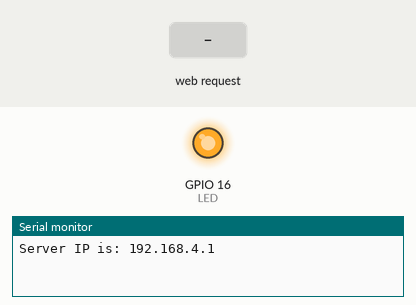
Simulated run of this sketch. Board: ESP8266 (Wemos D1 mini). Shown: output pins drawn as LEDs (lit = HIGH), the last lines printed to the serial monitor. Inputs (shaded band) come from the test bench.

Above: at 1.2 s.
1.3 s: HTTP request GET /ON received
At 3.5 s:
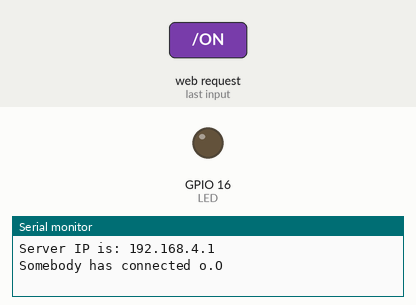
3.8 s: HTTP request GET /OFF received
At 5.6 s:
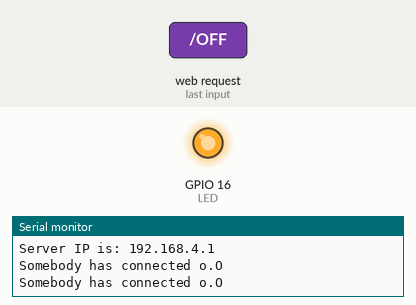
Timing chart, 0 to 7.1 s (numbered marks = the images above; inputs shaded):
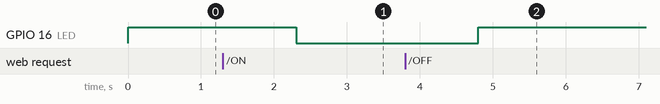

The sketch:

_5_wemos_soft_ap.ino
```cpp
/*
 * Ok this step will be to setup an LED on GPIO 16 then handle
 * the code so that we can turn the LED on and off via the
 * web browser.
 */
#include <ESP8266WiFi.h>

WiFiServer server(80); //Initializing the AP access port

int LED = 16;//Declare the LED to 16 used in the setup loop.

void setup()
{
  WiFi.mode(WIFI_AP); //This is making the WeMos an actuall
  //Access Point sort of a mini router so that
  //you can coonect to as you would your home wifi.

  WiFi.softAP("WeMosD1", "test1234"); //SSID you should be looking
  //for on you wifi access list and the password (no shorter then
  //8 charaters long

  server.begin(); //Starts the HTTP server you just set up.
  //The default IP address for the soft access point is set
  //to 192.168.4.1

  Serial.begin(115200); //Start communicating between the WeMos
  //board and the serial monitor window. The little magnify glass
  //looking icon on the top right of the page.

  IPAddress HTTPS_ServerIP = WiFi.softAPIP(); //This is getting
  //the IP from the server and adding it to a declared variable
  //called HTTPS_ServerIP which you will access below.
  //The bulk of the code that is needed
  //to do this is in the ESP8266WiFi.h library so if you
  //require information you will need to search the library
  //documentation at https://github.com/ekstrand/ESP8266wifi

  Serial.print("Server IP is: ");
  Serial.println(HTTPS_ServerIP); //This just simply prints
  //that IP address that you acquired earlier in the serial
  //monitor window.

  pinMode (LED, OUTPUT);//We declared this earlier on in the
  //could and set it to GPIO 16.
  digitalWrite (LED, HIGH);//Set the initial state to off.
}

void loop()
{
  /*Next step is to check if someone has connected to the
   * server/client. Once someone has connected the serial
   * monitor will give feed back.
   */
  WiFiClient client = server.available(); //Declaring the client
  //vairable for use later in the code.

    if (!client)
    {
      return;
    }//Simple loop to check over and over again if someone has
    //connected to the client browser and if so then the code
    //will step out of the loop and give you feedback in the
    //serial monitor.

    Serial.println("Somebody has connected o.O");//To get this
    //feedback on your serial monitor you will need to connect
    //to the WeMosD1 SSID and then load a webpage and enter
    //192.168.4.1 for now you have no HTML code so your browser
    //should give you an error message but on the serial monitor
    //you should get if not one but three Somebody has connected
    //o.O messages.

    String request = client.readString();//This reads what the
    //browser sends into a String class and prints it out in the
    //serial monitor. I have deleted the Serial.println
    //that was after this code.

    //Handling the request for the browser.
    if (request.indexOf("/OFF") != -1)
    {
      digitalWrite(LED, HIGH);
    }
    else if (request.indexOf("/ON") != -1)
    {
      digitalWrite(LED, LOW);
    }//Ok what this boils down to is if you connect the SSID
    //WeMosD1 and open browser and goto 192.168.4.1/ON or
    //192.168.4.1/OFF the browser sends the request to your
    //WeMos board and either switches the LED ON or OFF.
    //Keep in mind that you will need to type the word ON and
    //OFF in CAPTALS or the request won't work.
}
```

Measured:
- after the input at 1.3 s, GPIO 16 (LED): HIGH → LOW after 1.0 s
- after the input at 3.8 s, GPIO 16 (LED): LOW → HIGH after 1.0 s
